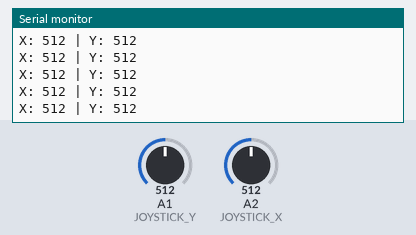
The sketch below on a simulated Arduino Uno, built with avr-gcc and run on an emulated ATmega328P. Shown: the last lines printed to the serial monitor. The inputs (shaded band) are chosen by the test bench; at power-on: A1 (JOYSTICK_Y) = 512, A2 (JOYSTICK_X) = 512.

Above: at 1.2 s.
1.3 s: A1 (JOYSTICK_Y) set to 716
At 1.56 s:
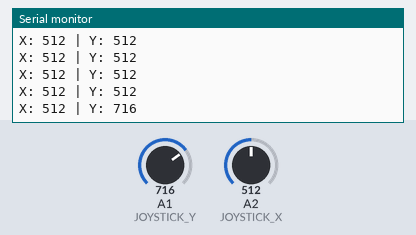
2.8 s: A2 (JOYSTICK_X) set to 716
At 2.96 s:
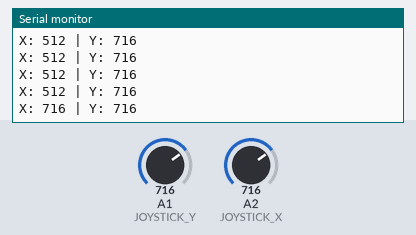
4.3 s: A1 (JOYSTICK_Y) set to 900
At 4.37 s:
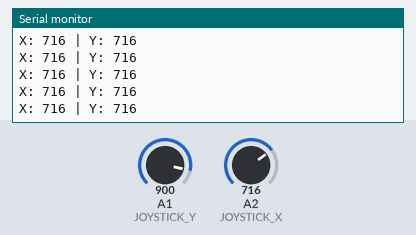
5.8 s: A2 (JOYSTICK_X) set to 900
At 5.97 s:
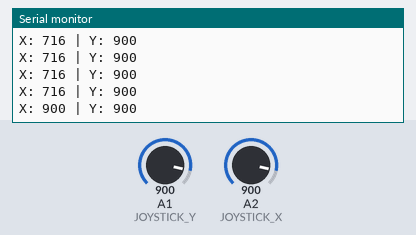
Timing chart, 0 to 8.3 s (numbered marks = the images above; inputs shaded):
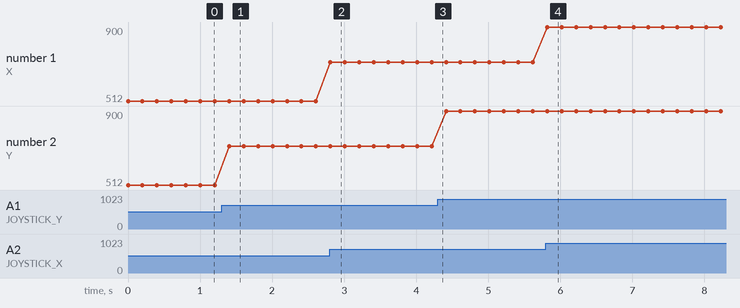

The sketch:

joystick_test.ino
```cpp
const int JOYSTICK_X = 2;
const int JOYSTICK_Y = 1;

void setup() {
  Serial.begin(9600);
}

void loop() {
  int xValue = analogRead(JOYSTICK_X);
  int yValue = analogRead(JOYSTICK_Y);

  Serial.print("X: ");
  Serial.print(xValue);

  Serial.print(" | Y: ");
  Serial.println(yValue);

  delay(200);
}
```

Measured:
- after the input at 1.3 s, the serial monitor: prints a new line after 0.10 s (image 1)
- after the input at 2.8 s, the serial monitor: prints a new line at once (image 2)
- after the input at 5.8 s, the serial monitor: prints a new line at once (image 4)
- plotted number 2: 512 → 716 after the input at 1.3 s, 716 → 900 after the input at 4.3 s
